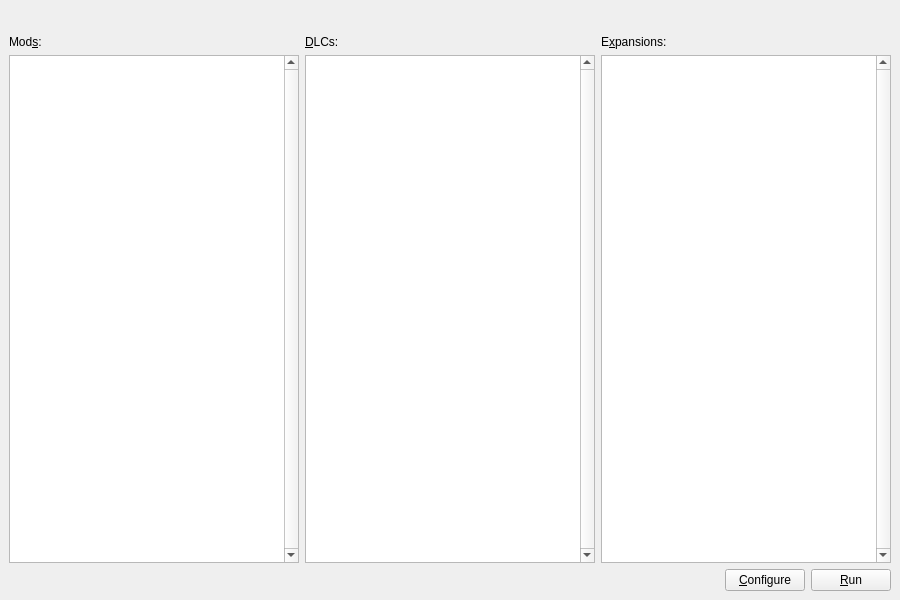
<?xml version="1.0" encoding="UTF-8"?>
<ui version="4.0">
 <class>MainWindow</class>
 <widget class="QMainWindow" name="MainWindow">
  <property name="geometry">
   <rect>
    <x>0</x>
    <y>0</y>
    <width>900</width>
    <height>600</height>
   </rect>
  </property>
  <property name="windowTitle">
   <string>PyParadox</string>
  </property>
  <property name="unifiedTitleAndToolBarOnMac">
   <bool>true</bool>
  </property>
  <widget class="QWidget" name="centralwidget">
   <layout class="QVBoxLayout" name="verticalLayout_5">
    <item>
     <layout class="QHBoxLayout" name="pictureLayout">
      <item>
       <spacer name="horizontalSpacer">
        <property name="orientation">
         <enum>Qt::Horizontal</enum>
        </property>
        <property name="sizeHint" stdset="0">
         <size>
          <width>40</width>
          <height>20</height>
         </size>
        </property>
       </spacer>
      </item>
      <item>
       <widget class="QLabel" name="imageLbl">
        <property name="sizePolicy">
         <sizepolicy hsizetype="Preferred" vsizetype="Minimum">
          <horstretch>0</horstretch>
          <verstretch>0</verstretch>
         </sizepolicy>
        </property>
        <property name="text">
         <string/>
        </property>
       </widget>
      </item>
      <item>
       <spacer name="horizontalSpacer_2">
        <property name="orientation">
         <enum>Qt::Horizontal</enum>
        </property>
        <property name="sizeHint" stdset="0">
         <size>
          <width>40</width>
          <height>20</height>
         </size>
        </property>
       </spacer>
      </item>
     </layout>
    </item>
    <item>
     <layout class="QHBoxLayout" name="pluginsLayout">
      <item>
       <layout class="QVBoxLayout" name="verticalLayout_2">
        <item>
         <widget class="QLabel" name="modsLbl">
          <property name="text">
           <string>Mod&amp;s:</string>
          </property>
          <property name="buddy">
           <cstring>modsView</cstring>
          </property>
         </widget>
        </item>
        <item>
         <widget class="QListView" name="modsView">
          <property name="minimumSize">
           <size>
            <width>250</width>
            <height>100</height>
           </size>
          </property>
          <property name="verticalScrollBarPolicy">
           <enum>Qt::ScrollBarAlwaysOn</enum>
          </property>
          <property name="verticalScrollMode">
           <enum>QAbstractItemView::ScrollPerPixel</enum>
          </property>
          <property name="horizontalScrollMode">
           <enum>QAbstractItemView::ScrollPerPixel</enum>
          </property>
         </widget>
        </item>
       </layout>
      </item>
      <item>
       <layout class="QVBoxLayout" name="dlcsLayout">
        <item>
         <widget class="QLabel" name="dlcsLbl">
          <property name="text">
           <string>&amp;DLCs:</string>
          </property>
          <property name="buddy">
           <cstring>dlcsView</cstring>
          </property>
         </widget>
        </item>
        <item>
         <widget class="QListView" name="dlcsView">
          <property name="minimumSize">
           <size>
            <width>250</width>
            <height>100</height>
           </size>
          </property>
          <property name="verticalScrollBarPolicy">
           <enum>Qt::ScrollBarAlwaysOn</enum>
          </property>
          <property name="verticalScrollMode">
           <enum>QAbstractItemView::ScrollPerPixel</enum>
          </property>
          <property name="horizontalScrollMode">
           <enum>QAbstractItemView::ScrollPerPixel</enum>
          </property>
         </widget>
        </item>
       </layout>
      </item>
      <item>
       <layout class="QVBoxLayout" name="expansionsLayout">
        <item>
         <widget class="QLabel" name="expansionsLbl">
          <property name="text">
           <string>E&amp;xpansions:</string>
          </property>
          <property name="buddy">
           <cstring>expansionsView</cstring>
          </property>
         </widget>
        </item>
        <item>
         <widget class="QListView" name="expansionsView">
          <property name="minimumSize">
           <size>
            <width>250</width>
            <height>100</height>
           </size>
          </property>
          <property name="verticalScrollBarPolicy">
           <enum>Qt::ScrollBarAlwaysOn</enum>
          </property>
          <property name="verticalScrollMode">
           <enum>QAbstractItemView::ScrollPerPixel</enum>
          </property>
          <property name="horizontalScrollMode">
           <enum>QAbstractItemView::ScrollPerPixel</enum>
          </property>
         </widget>
        </item>
       </layout>
      </item>
     </layout>
    </item>
    <item>
     <layout class="QHBoxLayout" name="buttonsLayout">
      <item>
       <spacer name="horizontalSpacer_3">
        <property name="orientation">
         <enum>Qt::Horizontal</enum>
        </property>
        <property name="sizeHint" stdset="0">
         <size>
          <width>40</width>
          <height>20</height>
         </size>
        </property>
       </spacer>
      </item>
      <item>
       <widget class="QPushButton" name="configBtn">
        <property name="text">
         <string>&amp;Configure</string>
        </property>
       </widget>
      </item>
      <item>
       <widget class="QPushButton" name="runBtn">
        <property name="text">
         <string>&amp;Run</string>
        </property>
       </widget>
      </item>
     </layout>
    </item>
   </layout>
  </widget>
  <widget class="QMenuBar" name="menuBar"/>
 </widget>
 <tabstops>
  <tabstop>runBtn</tabstop>
  <tabstop>modsView</tabstop>
  <tabstop>dlcsView</tabstop>
  <tabstop>expansionsView</tabstop>
  <tabstop>configBtn</tabstop>
 </tabstops>
 <resources/>
 <connections/>
</ui>
